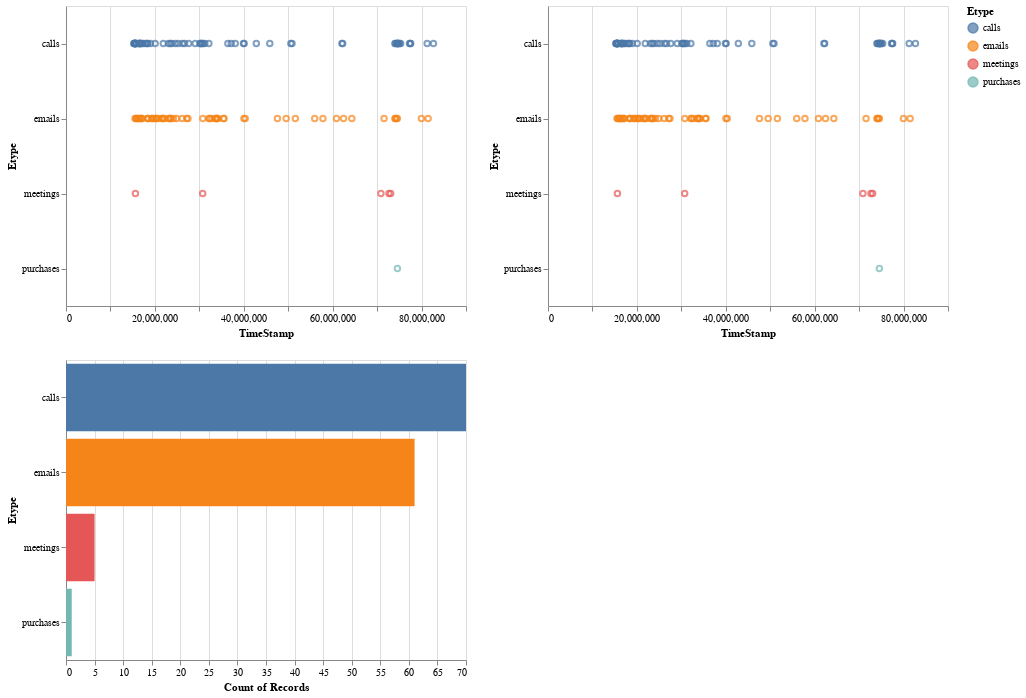

Write notebook code for a chart like this one.
### Markdown cell above
0 is for calls
1 is for emails
2 is for purchases
3 is for meetings

### Code cell
interval = alt.selection_interval(encodings=['x'])
chart1 = alt.Chart(my_data).mark_point().encode(
    x='TimeStamp',
    y='Etype:N',
    color=alt.condition(interval,'Etype:N',alt.value('lightgray')),
    tooltip=['Source_Names','Destination_Names']
).interactive().properties(selection=interval)

chart2 = alt.Chart(my_data).mark_point().encode(
    x='TimeStamp',
    y='Etype:N',
    color=alt.condition(interval,'Etype:N',alt.value('lightgray')),
    tooltip=['Source_Names','Destination_Names']
).interactive().transform_filter(interval)


hist = alt.Chart(my_data).mark_bar().encode(
    x='count()',
    y='Etype:N',
    color='Etype:N'
).transform_filter(
    interval
)

(chart1 | chart2) & hist

### Figure 1 — Vega-Lite specification as saved in the notebook (floating-point values rounded to 4 significant figures; data arrays with more than 128 entries replaced by an {"elided": "..."} marker saying what was removed)
{"$schema": "https://vega.github.io/schema/vega-lite/v2.4.3.json", "config": {"view": {"height": 300, "width": 400}}, "vconcat": [{"hconcat": [{"data": {"values": {"elided": "137 records"}}, "encoding": {"color": {"condition": {"field": "Etype", "selection": "selector037", "type": "nominal"}, "value": "lightgray"}, "tooltip": [{"field": "Source_Names", "type": "nominal"}, {"field": "Destination_Names", "type": "nominal"}], "x": {"field": "TimeStamp", "type": "quantitative"}, "y": {"field": "Etype", "type": "nominal"}}, "mark": "point", "selection": {"selector037": {"encodings": ["x"], "mark": {"fill": "#333", "fillOpacity": 0.125, "stroke": "white"}, "on": "[mousedown, window:mouseup] > window:mousemove!", "resolve": "global", "translate": "[mousedown, window:mouseup] > window:mousemove!", "type": "interval", "zoom": "wheel!"}}}, {"data": {"values": {"elided": "137 records"}}, "encoding": {"color": {"condition": {"field": "Etype", "selection": "selector037", "type": "nominal"}, "value": "lightgray"}, "tooltip": [{"field": "Source_Names", "type": "nominal"}, {"field": "Destination_Names", "type": "nominal"}], "x": {"field": "TimeStamp", "type": "quantitative"}, "y": {"field": "Etype", "type": "nominal"}}, "mark": "point", "selection": {"selector039": {"bind": "scales", "encodings": ["x", "y"], "mark": {"fill": "#333", "fillOpacity": 0.125, "stroke": "white"}, "on": "[mousedown, window:mouseup] > window:mousemove!", "resolve": "global", "translate": "[mousedown, window:mouseup] > window:mousemove!", "type": "interval", "zoom": "wheel!"}}, "transform": [{"filter": {"selection": "selector037"}}]}]}, {"data": {"values": {"elided": "137 records"}}, "encoding": {"color": {"field": "Etype", "type": "nominal"}, "x": {"aggregate": "count", "type": "quantitative"}, "y": {"field": "Etype", "type": "nominal"}}, "mark": "bar", "transform": [{"filter": {"selection": "selector037"}}]}]}
